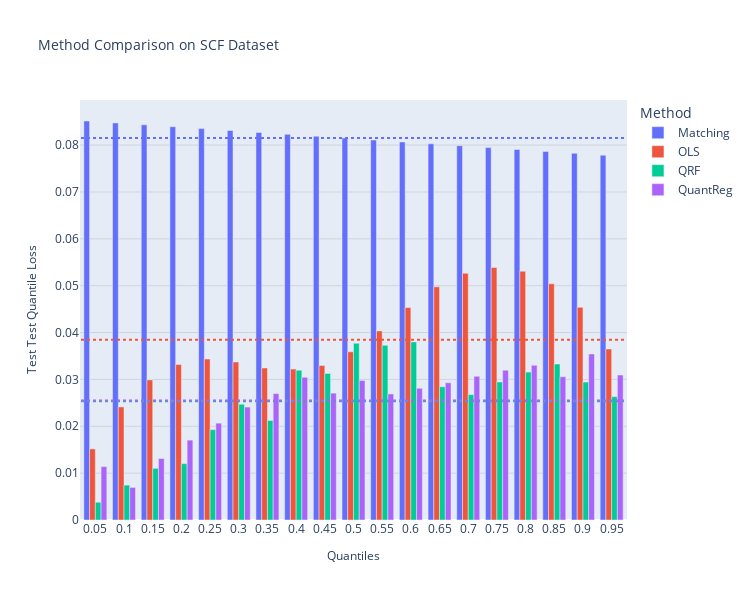

Notebook source saved alongside this figure:
### Code cell
# On the SCF Dataset

from typing import List, Type

import pandas as pd

from microimpute.comparisons import *
from microimpute.config import RANDOM_STATE
from microimpute.models import *

import warnings

warnings.filterwarnings("ignore")

# 1. Prepare data
X_train, X_test, PREDICTORS, IMPUTED_VARIABLES, dummy_info = prepare_scf_data(
    full_data=False, years=2019
)
if dummy_info:
    # Retrieve new predictors after processed data
    for orig_col, dummy_cols in dummy_info["column_mapping"].items():
        IMPUTED_VARIABLES.remove(orig_col)
        IMPUTED_VARIABLES.extend(dummy_cols)

# Shrink down the data by sampling
X_train = X_train.sample(frac=0.01, random_state=RANDOM_STATE)
X_test = X_test.sample(frac=0.01, random_state=RANDOM_STATE)

Y_test: pd.DataFrame = X_test[IMPUTED_VARIABLES]

# 2. Run imputation methods
model_classes: List[Type[Imputer]] = [QRF, OLS, QuantReg, Matching]
method_imputations = get_imputations(
    model_classes, X_train, X_test, PREDICTORS, IMPUTED_VARIABLES
)

# 3. Compare imputation methods
loss_comparison_df = compare_quantile_loss(
    Y_test, method_imputations, IMPUTED_VARIABLES
)

# 4. Plot results
comparison_viz = method_comparison_results(
    data=loss_comparison_df,
    metric_name="Test Quantile Loss",
    data_format="long",
)
fig = comparison_viz.plot(
    title="Method Comparison on SCF Dataset",
    show_mean=True,
)
fig.show()

### Figure 1 — Plotly figure (JSON) as saved in the notebook; plotly's stock layout.template omitted (floating-point values rounded to 4 significant figures)
{"data": [{"alignmentgroup": "True", "hovertemplate": "Method=Matching<br>Quantiles=%{x}<br>Test Test Quantile Loss=%{y}<extra></extra>", "legendgroup": "Matching", "marker": {"color": "#636efa", "pattern": {"shape": ""}}, "name": "Matching", "offsetgroup": "Matching", "orientation": "v", "showlegend": true, "textposition": "auto", "type": "bar", "x": ["0.05", "0.1", "0.15", "0.2", "0.25", "0.3", "0.35", "0.4", "0.45", "0.5", "0.55", "0.6", "0.65", "0.7", "0.75", "0.8", "0.85", "0.9", "0.95"], "xaxis": "x", "y": [0.08515, 0.08474, 0.08434, 0.08393, 0.08353, 0.08312, 0.08271, 0.08231, 0.0819, 0.0815, 0.08109, 0.08069, 0.08028, 0.07987, 0.07947, 0.07906, 0.07866, 0.07825, 0.07785], "yaxis": "y"}, {"alignmentgroup": "True", "hovertemplate": "Method=OLS<br>Quantiles=%{x}<br>Test Test Quantile Loss=%{y}<extra></extra>", "legendgroup": "OLS", "marker": {"color": "#EF553B", "pattern": {"shape": ""}}, "name": "OLS", "offsetgroup": "OLS", "orientation": "v", "showlegend": true, "textposition": "auto", "type": "bar", "x": ["0.05", "0.1", "0.15", "0.2", "0.25", "0.3", "0.35", "0.4", "0.45", "0.5", "0.55", "0.6", "0.65", "0.7", "0.75", "0.8", "0.85", "0.9", "0.95"], "xaxis": "x", "y": [0.01517, 0.02413, 0.0299, 0.0332, 0.03436, 0.03373, 0.03244, 0.03221, 0.03296, 0.03589, 0.04035, 0.04534, 0.04976, 0.05265, 0.05388, 0.0531, 0.0504, 0.04538, 0.03649], "yaxis": "y"}, {"alignmentgroup": "True", "hovertemplate": "Method=QRF<br>Quantiles=%{x}<br>Test Test Quantile Loss=%{y}<extra></extra>", "legendgroup": "QRF", "marker": {"color": "#00cc96", "pattern": {"shape": ""}}, "name": "QRF", "offsetgroup": "QRF", "orientation": "v", "showlegend": true, "textposition": "auto", "type": "bar", "x": ["0.05", "0.1", "0.15", "0.2", "0.25", "0.3", "0.35", "0.4", "0.45", "0.5", "0.55", "0.6", "0.65", "0.7", "0.75", "0.8", "0.85", "0.9", "0.95"], "xaxis": "x", "y": [0.003795, 0.007443, 0.01103, 0.01203, 0.01928, 0.0247, 0.02124, 0.03197, 0.03129, 0.03772, 0.03727, 0.03801, 0.02843, 0.02676, 0.02946, 0.03156, 0.03328, 0.02943, 0.02633], "yaxis": "y"}, {"alignmentgroup": "True", "hovertemplate": "Method=QuantReg<br>Quantiles=%{x}<br>Test Test Quantile Loss=%{y}<extra></extra>", "legendgroup": "QuantReg", "marker": {"color": "#ab63fa", "pattern": {"shape": ""}}, "name": "QuantReg", "offsetgroup": "QuantReg", "orientation": "v", "showlegend": true, "textposition": "auto", "type": "bar", "x": ["0.05", "0.1", "0.15", "0.2", "0.25", "0.3", "0.35", "0.4", "0.45", "0.5", "0.55", "0.6", "0.65", "0.7", "0.75", "0.8", "0.85", "0.9", "0.95"], "xaxis": "x", "y": [0.0114, 0.006951, 0.01311, 0.01705, 0.02067, 0.0241, 0.02698, 0.03045, 0.02708, 0.02977, 0.0269, 0.02809, 0.02929, 0.03068, 0.03197, 0.033, 0.03056, 0.03543, 0.03094], "yaxis": "y"}], "layout": {"barmode": "group", "height": 600, "legend": {"title": {"text": "Method"}, "tracegroupgap": 0}, "shapes": [{"line": {"color": "#636EFA", "dash": "dot", "width": 2}, "name": "Matching Mean", "type": "line", "x0": -0.5, "x1": 18.5, "y0": 0.0815, "y1": 0.0815}, {"line": {"color": "#EF553B", "dash": "dot", "width": 2}, "name": "OLS Mean", "type": "line", "x0": -0.5, "x1": 18.5, "y0": 0.03849, "y1": 0.03849}, {"line": {"color": "#00CC96", "dash": "dot", "width": 2}, "name": "QRF Mean", "type": "line", "x0": -0.5, "x1": 18.5, "y0": 0.02532, "y1": 0.02532}, {"line": {"color": "#AB63FA", "dash": "dot", "width": 2}, "name": "QuantReg Mean", "type": "line", "x0": -0.5, "x1": 18.5, "y0": 0.02549, "y1": 0.02549}], "title": {"font": {"size": 14}, "text": "Method Comparison on SCF Dataset"}, "width": 750, "xaxis": {"anchor": "y", "domain": [0, 1], "title": {"font": {"size": 12}, "text": "Quantiles"}}, "yaxis": {"anchor": "x", "domain": [0, 1], "gridcolor": "rgba(0,0,0,0.1)", "gridwidth": 1, "showgrid": true, "title": {"font": {"size": 12}, "text": "Test Test Quantile Loss"}}}}
